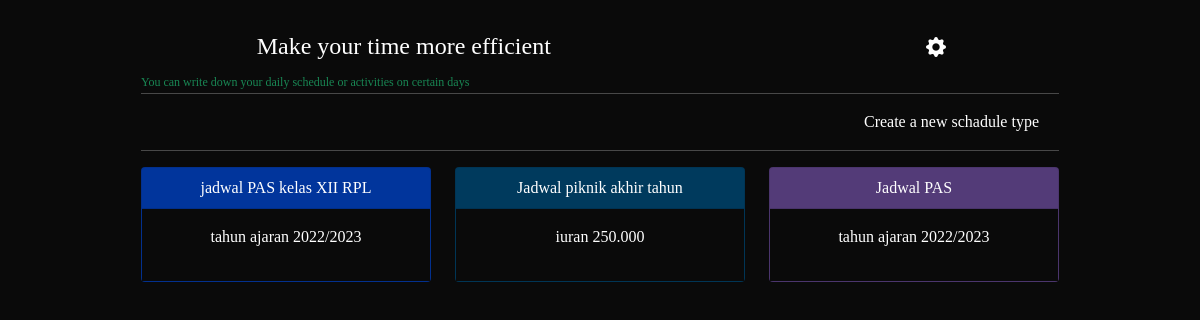
The page / on the database its author committed.
### tables this page shows
CREATE TABLE `schedule_type` (
  `id_type` int(11) NOT NULL,
  `title` varchar(25) NOT NULL,
  `desc_short` varchar(80) NOT NULL,
  `bg_color` varchar(15) NOT NULL
);

### index.php (the view, shortened to what this page needs)
<!doctype html>
<html lang="en">
  <head>
    <link href="https://cdn.jsdelivr.net/npm/bootstrap@5.0.2/dist/css/bootstrap.min.css" rel="stylesheet">
    <link rel="stylesheet" href="style.css">
    <link rel="stylesheet" href="https://cdn.jsdelivr.net/npm/bootstrap-icons@1.10.2/font/bootstrap-icons.css">
  </head>
  <body>
    <div class="in container">
        <div class="row justify-content-center">
            <div class="col-md-10 p-3">
                <div class="row justify-content-between mt-3">
                    <div class="col-md-7">
                        <h4 class="text-center">
                            Make your time more efficient
                        </h4>
                    </div>
                    <div class="col-md-2">
                        <div class="gear">
                            <a href="" class="fs-5" data-bs-toggle="offcanvas" data-bs-target="#offcanvasRight" aria-controls="offcanvasRight"><i class="bi bi-gear-fill"></i></a>
                        </div>
                    </div>
                </div>
                <small class="keterangan-header text-success">You can write down your daily schedule or activities on certain days</small>
                <hr class="mt-0">
                <ul>
                    <li><a href="create.php">Create a new schadule type</a></li>
                </ul>
                <hr class="">
                <div class="row">
                    <?php
                    include "koneksi.php";
                    $query = mysqli_query($conn, "SELECT * FROM schedule_type ORDER BY id_type DESC");
                    while($data = mysqli_fetch_array($query)) {
                    ?>
                    <div class="col-md-4 mb-2">
                        <a href="my_schedule.php?id_type=<?=$data['id_type']?>">
                            <div class="card" style="background-color:<?=$data['bg_color']?>;">
                                <div class="c-h card-header">
                                    <p class="mb-0 text-center"><?=$data['title']?></p>
                                </div>
                                <div class="c-b card-body">
                                    <p class="text-center"><?=$data['desc_short']?></p>
                                </div>
                            </div>
                        </a>
                    </div>
                    <?php } ?>
                </div>
            </div>
        </div>
    </div>
  </body>
</html>

### style.css (style rules this page uses)
body { font-family: "Slabo 27px", serif; color: #fff; background-color: rgb(10, 10, 10); }
a { text-decoration: none; color: #fff; }
.keterangan-header { font-size: 12px; }
ul { display: flex; justify-content: flex-end; }
li { list-style: none; margin-right: 20px; }
.c-b { background-color: rgb(10, 10, 10); }

### rows shown on the page
schedule_type: title "jadwal PAS kelas XII RPL", desc_short "tahun ajaran 2022/2023"
schedule_type: title "Jadwal piknik akhir tahun", desc_short "iuran 250.000"
schedule_type: title "Jadwal PAS", desc_short "tahun ajaran 2022/2023"
